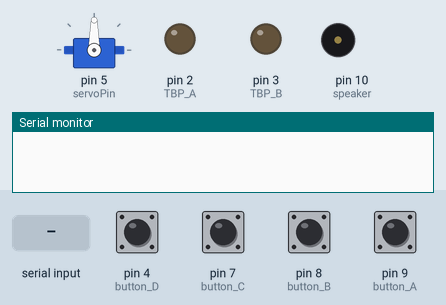
Simulated run of this sketch. Board: Arduino Uno, built with avr-gcc and run on an emulated ATmega328P. On the bench: servo, output pins drawn as LEDs (lit = HIGH), buzzer (waves = sounding, pin HIGH), the last lines printed to the serial monitor. Inputs (shaded band) come from the test bench; at power-on: pin 4 (button_D), pin 7 (button_C), pin 8 (button_B), pin 9 (button_A) LOW.

Above: at 1.2 s.
1.3 s: "G" received over Serial
At 1.7 s:
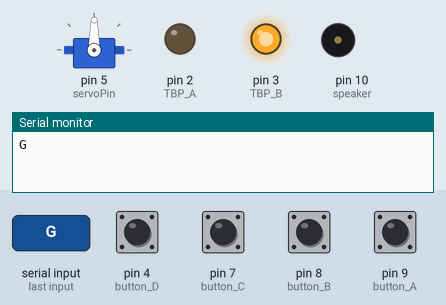
3.3 s: "R" received over Serial
At 3.7 s:
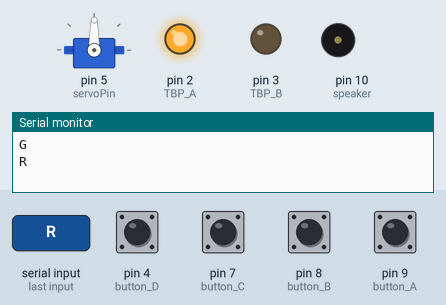
Timing chart, 0 to 6.3 s (numbered marks = the images above; inputs shaded):
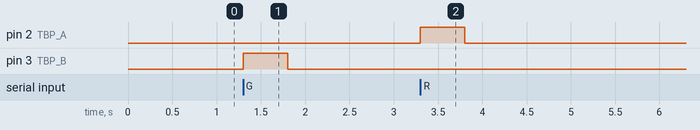

The sketch:

trivino_arduino.ino
```cpp
#include <Servo.h>

//Transistor pins
const int TBP_A = 2;
const int TBP_B = 3;

//Button pins
const int button_A = 9;
const int button_B = 8;
const int button_C = 7;
const int button_D = 4;

//Servo variables
const int servoPin = 5;
const int servoPause = 100;

//Speaker pin
const int speaker = 10;

//Angle of the servo motor
int servoAngle = 0;

//Last readings of a button
int lA = 0, lB = 0, lC = 0, lD = 0;

//Current readings of a button
int cA = 0, cB = 0, cC = 0, cD = 0;

//Servo object
Servo servo;

//led status
char led_stat;


//Updates the current reading variables
void updateCurrentReadings() {
	cA = digitalRead(button_A);
	cB = digitalRead(button_B);
	cC = digitalRead(button_C);
	cD = digitalRead(button_D);
}

//Handle button inputs
void handleButtons() {
    //Button presses
	if (cA == HIGH && lA == LOW) { //If A was pressed
		Serial.println("a");
	} else if (cB == HIGH && lB == LOW) { //If B was pressed
		Serial.println("b");
	} else if (cC == HIGH && lC == LOW) { //If C was pressed
		Serial.println("c");
	} else if (cD == HIGH && lD == LOW) { //If D was pressed
		Serial.println("d");
	//Double button presses
	} else if (cC == HIGH && cD == HIGH) { //If C and D are being held
		Serial.println("cd");
	}
}

//Updates the last readings varibles with the current readings
void updateLastReadings() {
	lA = cA;
	lB = cB;
	lC = cC;
	lD = cD;
}

void setup() {
	Serial.begin(9600);
	pinMode(TBP_A, OUTPUT);
	pinMode(TBP_B, OUTPUT);

	pinMode(button_A, INPUT);
	pinMode(button_B, INPUT);
	pinMode(button_C, INPUT);
	pinMode(button_D, INPUT);

	servo.attach(servoPin);
	pinMode(speaker, OUTPUT);
}

void loop() {
    updateCurrentReadings();
    handleButtons();
    updateLastReadings();

	//tone(speaker, servoAngle);
   if(Serial.available() > 0){
       led_stat=Serial.read();
       Serial.println(led_stat);
       if(led_stat == 'G') {
           digitalWrite(TBP_B,HIGH);
       } else if(led_stat == 'R') {
           digitalWrite(TBP_A,HIGH);
       }
       delay(500);
       digitalWrite(TBP_B,LOW); digitalWrite(TBP_A,LOW);
    }
}
```

Measured:
- after the input at 1.3 s, pin 3 (TBP_B): LOW → HIGH at once, → LOW 0.50 s later
- after the input at 3.3 s, pin 2 (TBP_A): LOW → HIGH at once, → LOW 0.50 s later
